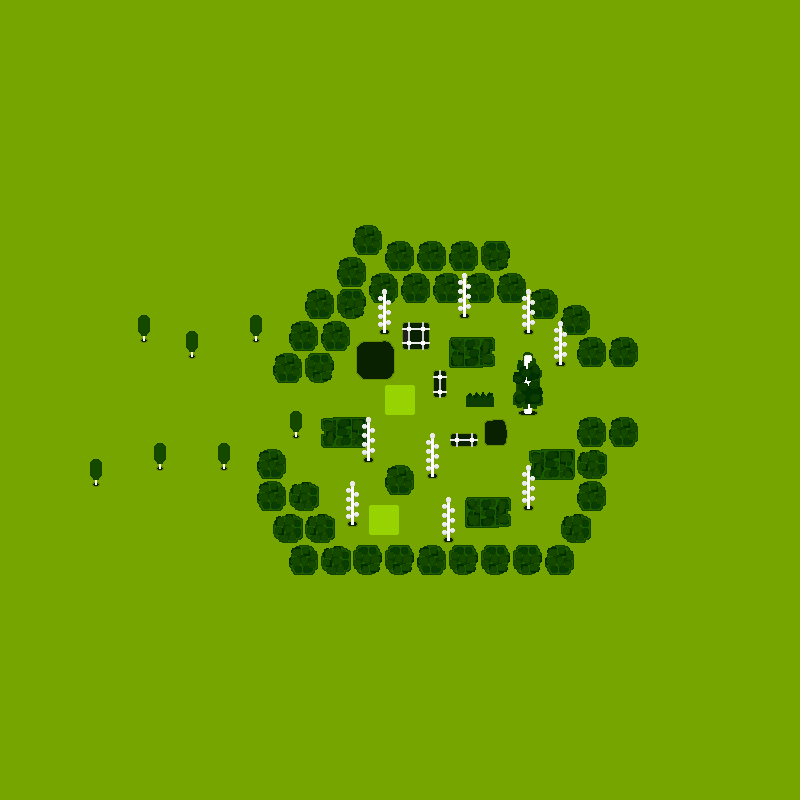

A level layout from a 2D game, rendered from its tile map. Below: a short description, then the map file with tile-grid data replaced by summaries:
An orthogonal 50x50 tile map with 16x16 px tiles, 3 tile layers (Tile Layer 1, Tile Layer 2, Tile Layer 3).

<map version="1.2" tiledversion="1.2.4" orientation="orthogonal" renderorder="right-down" width="50" height="50" tilewidth="16" tileheight="16" infinite="0" nextlayerid="4" nextobjectid="1">
 <tileset firstgid="1" source="../tilesets/world-tileset.tsx" />
 <layer id="1" name="Tile Layer 1" width="50" height="50">
  <data>[2500 cells, 2500 non-empty, 1 distinct tile ids]</data>
 </layer>
 <layer id="2" name="Tile Layer 2" width="50" height="50">
  <data>[2500 cells, 229 non-empty, 65 distinct tile ids]</data>
 </layer>
 <layer id="3" name="Tile Layer 3" width="50" height="50">
  <data>[2500 cells, 95 non-empty, 23 distinct tile ids]</data>
 </layer>
</map>
